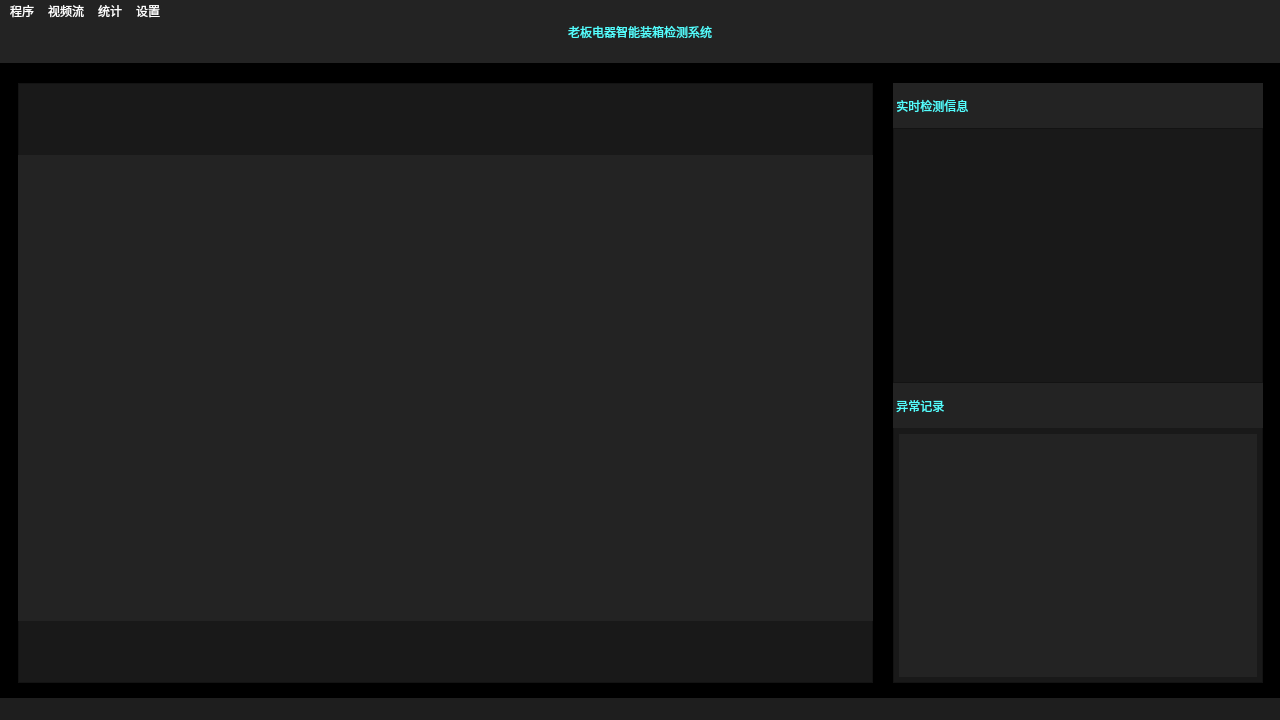
<?xml version="1.0" encoding="UTF-8"?>
<ui version="4.0">
 <class>MainWindow</class>
 <widget class="QMainWindow" name="MainWindow">
  <property name="geometry">
   <rect>
    <x>0</x>
    <y>0</y>
    <width>1280</width>
    <height>720</height>
   </rect>
  </property>
  <property name="sizePolicy">
   <sizepolicy hsizetype="Fixed" vsizetype="Fixed">
    <horstretch>0</horstretch>
    <verstretch>0</verstretch>
   </sizepolicy>
  </property>
  <property name="maximumSize">
   <size>
    <width>1280</width>
    <height>720</height>
   </size>
  </property>
  <property name="windowTitle">
   <string>MainWindow</string>
  </property>
  <property name="styleSheet">
   <string notr="true">background-color: rgb(12, 12, 12);</string>
  </property>
  <widget class="QWidget" name="centralwidget">
   <property name="styleSheet">
    <string notr="true">background-color: rgb(0, 0, 0);</string>
   </property>
   <widget class="QLabel" name="titlelabel">
    <property name="geometry">
     <rect>
      <x>0</x>
      <y>0</y>
      <width>1280</width>
      <height>40</height>
     </rect>
    </property>
    <property name="sizePolicy">
     <sizepolicy hsizetype="Fixed" vsizetype="Fixed">
      <horstretch>0</horstretch>
      <verstretch>0</verstretch>
     </sizepolicy>
    </property>
    <property name="maximumSize">
     <size>
      <width>16777215</width>
      <height>16777215</height>
     </size>
    </property>
    <property name="styleSheet">
     <string notr="true">background-color: rgb(35, 35, 35);
color: rgb(220, 220, 220);
font: 24pt &quot;宋体&quot;;
color: rgb(85, 255, 255);</string>
    </property>
    <property name="text">
     <string>老板电器智能装箱检测系统</string>
    </property>
    <property name="alignment">
     <set>Qt::AlignHCenter|Qt::AlignTop</set>
    </property>
   </widget>
   <widget class="QWidget" name="layoutWidget">
    <property name="geometry">
     <rect>
      <x>0</x>
      <y>40</y>
      <width>1281</width>
      <height>641</height>
     </rect>
    </property>
    <layout class="QHBoxLayout" name="horizontalLayout">
     <property name="spacing">
      <number>2</number>
     </property>
     <item>
      <widget class="QFrame" name="frame_1">
       <property name="sizePolicy">
        <sizepolicy hsizetype="Fixed" vsizetype="Fixed">
         <horstretch>0</horstretch>
         <verstretch>0</verstretch>
        </sizepolicy>
       </property>
       <property name="maximumSize">
        <size>
         <width>855</width>
         <height>600</height>
        </size>
       </property>
       <property name="styleSheet">
        <string notr="true">background-color: rgb(25, 25, 25);</string>
       </property>
       <property name="frameShape">
        <enum>QFrame::StyledPanel</enum>
       </property>
       <property name="frameShadow">
        <enum>QFrame::Raised</enum>
       </property>
       <widget class="QLabel" name="videoLabel">
        <property name="geometry">
         <rect>
          <x>0</x>
          <y>72</y>
          <width>855</width>
          <height>466</height>
         </rect>
        </property>
        <property name="sizePolicy">
         <sizepolicy hsizetype="Fixed" vsizetype="Fixed">
          <horstretch>0</horstretch>
          <verstretch>0</verstretch>
         </sizepolicy>
        </property>
        <property name="styleSheet">
         <string notr="true">background-color: rgb(35, 35, 35);</string>
        </property>
        <property name="text">
         <string/>
        </property>
       </widget>
      </widget>
     </item>
     <item>
      <widget class="QFrame" name="frame_2">
       <property name="sizePolicy">
        <sizepolicy hsizetype="Fixed" vsizetype="Fixed">
         <horstretch>0</horstretch>
         <verstretch>0</verstretch>
        </sizepolicy>
       </property>
       <property name="maximumSize">
        <size>
         <width>370</width>
         <height>600</height>
        </size>
       </property>
       <property name="styleSheet">
        <string notr="true">background-color: rgb(25, 25, 25);</string>
       </property>
       <property name="frameShape">
        <enum>QFrame::StyledPanel</enum>
       </property>
       <property name="frameShadow">
        <enum>QFrame::Raised</enum>
       </property>
       <widget class="QLabel" name="logTitle">
        <property name="geometry">
         <rect>
          <x>0</x>
          <y>0</y>
          <width>375</width>
          <height>45</height>
         </rect>
        </property>
        <property name="sizePolicy">
         <sizepolicy hsizetype="Fixed" vsizetype="Fixed">
          <horstretch>0</horstretch>
          <verstretch>0</verstretch>
         </sizepolicy>
        </property>
        <property name="styleSheet">
         <string notr="true">background-color: rgb(35, 35, 35);
font: 18pt &quot;宋体&quot;;
color: rgb(200, 200, 200);
color: rgb(85, 255, 255);</string>
        </property>
        <property name="text">
         <string> 实时检测信息</string>
        </property>
       </widget>
       <widget class="QLabel" name="recordTitle">
        <property name="geometry">
         <rect>
          <x>0</x>
          <y>300</y>
          <width>375</width>
          <height>45</height>
         </rect>
        </property>
        <property name="sizePolicy">
         <sizepolicy hsizetype="Fixed" vsizetype="Fixed">
          <horstretch>0</horstretch>
          <verstretch>0</verstretch>
         </sizepolicy>
        </property>
        <property name="styleSheet">
         <string notr="true">background-color: rgb(35, 35, 35);
font: 18pt &quot;宋体&quot;;
color: rgb(200, 200, 200);
color: rgb(85, 255, 255);</string>
        </property>
        <property name="text">
         <string> 异常记录</string>
        </property>
       </widget>
       <widget class="QLabel" name="recordLabel">
        <property name="geometry">
         <rect>
          <x>6</x>
          <y>351</y>
          <width>358</width>
          <height>243</height>
         </rect>
        </property>
        <property name="styleSheet">
         <string notr="true">background-color: rgb(35, 35, 35);</string>
        </property>
        <property name="text">
         <string/>
        </property>
       </widget>
       <widget class="QTextBrowser" name="textBrowser">
        <property name="geometry">
         <rect>
          <x>0</x>
          <y>45</y>
          <width>370</width>
          <height>255</height>
         </rect>
        </property>
        <property name="font">
         <font>
          <family>宋体</family>
          <pointsize>10</pointsize>
         </font>
        </property>
        <property name="autoFillBackground">
         <bool>false</bool>
        </property>
        <property name="styleSheet">
         <string notr="true">gridline-color: rgb(25, 25, 25);
background-color: rgb(25, 25, 25);
border-color: rgb(25, 25, 25);
color: rgb(200, 200, 200);</string>
        </property>
       </widget>
      </widget>
     </item>
    </layout>
   </widget>
  </widget>
  <widget class="QMenuBar" name="menubar">
   <property name="geometry">
    <rect>
     <x>0</x>
     <y>0</y>
     <width>1280</width>
     <height>23</height>
    </rect>
   </property>
   <property name="styleSheet">
    <string notr="true">background-color: rgb(35, 35, 35);
selection-background-color: rgb(100, 100, 100);
color: rgb(255, 255, 255);</string>
   </property>
   <widget class="QMenu" name="streammenu">
    <property name="title">
     <string>视频流</string>
    </property>
    <addaction name="action_1"/>
    <addaction name="action_2"/>
   </widget>
   <widget class="QMenu" name="programmenu">
    <property name="title">
     <string>程序</string>
    </property>
    <addaction name="start"/>
    <addaction name="stop"/>
   </widget>
   <widget class="QMenu" name="statisticsMenu">
    <property name="title">
     <string>统计</string>
    </property>
    <addaction name="openStatistics"/>
   </widget>
   <widget class="QMenu" name="setupMenu">
    <property name="title">
     <string>设置</string>
    </property>
    <addaction name="openConfigFile"/>
   </widget>
   <addaction name="programmenu"/>
   <addaction name="streammenu"/>
   <addaction name="statisticsMenu"/>
   <addaction name="setupMenu"/>
  </widget>
  <widget class="QStatusBar" name="statusbar">
   <property name="styleSheet">
    <string notr="true">background-color: rgb(30, 30, 30);
color: rgb(255, 255, 255);</string>
   </property>
  </widget>
  <action name="stream_1">
   <property name="text">
    <string>厚板线</string>
   </property>
  </action>
  <action name="stream_2">
   <property name="text">
    <string>下折弯</string>
   </property>
  </action>
  <action name="stream_3">
   <property name="text">
    <string>上喷粉</string>
   </property>
  </action>
  <action name="start">
   <property name="text">
    <string>运行</string>
   </property>
  </action>
  <action name="stop">
   <property name="text">
    <string>终止</string>
   </property>
  </action>
  <action name="action_1">
   <property name="text">
    <string>工位1</string>
   </property>
  </action>
  <action name="action_2">
   <property name="text">
    <string>工位2</string>
   </property>
  </action>
  <action name="action_3">
   <property name="text">
    <string>工位3</string>
   </property>
  </action>
  <action name="action_4">
   <property name="text">
    <string>工位4</string>
   </property>
  </action>
  <action name="openStatistics">
   <property name="text">
    <string>配件投放统计</string>
   </property>
  </action>
  <action name="openConfigFile">
   <property name="text">
    <string>打开配置文件</string>
   </property>
  </action>
 </widget>
 <resources/>
 <connections/>
</ui>
